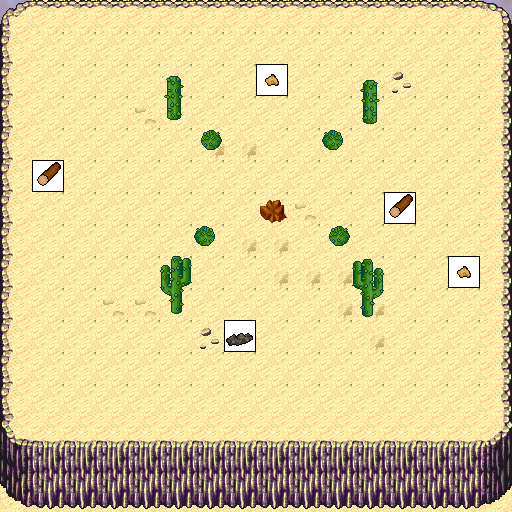

This is a level from a 2D game, rendered from its Tiled map with the project's own tilesets. A one-line summary and the map file follow, with tile-layer data summarised:
An orthogonal 16x16 tile map with 32x32 px tiles, 8 tile layers (0_floor, 1_terrain, 2_object, 3_roof, ...), 2 hidden layers not drawn, 31 tilesets.

<map version="1.0" orientation="orthogonal" renderorder="right-down" width="16" height="16" tilewidth="32" tileheight="32" nextobjectid="1">
 <tileset firstgid="1" name="sand_1" tilewidth="32" tileheight="32" tilecount="10" columns="2">
  <image source="../../tileset/ground/sand_1.png" width="64" height="160" />
 </tileset>
 <tileset firstgid="11" name="sand_2" tilewidth="32" tileheight="32" tilecount="15" columns="5">
  <image source="../../tileset/ground/sand_2.png" width="160" height="96" />
 </tileset>
 <tileset firstgid="26" name="sandy_rocks" tilewidth="32" tileheight="32" tilecount="15" columns="3">
  <image source="../../tileset/ground/rock/sandy_rocks.png" width="96" height="160" />
 </tileset>
 <tileset firstgid="41" name="collision" tilewidth="32" tileheight="32" tilecount="1" columns="1">
  <image source="../../tileset/logic/collision.png" width="32" height="32" />
 </tileset>
 <tileset firstgid="42" name="cactus" tilewidth="32" tileheight="32" tilecount="10" columns="5">
  <image source="../../tileset/plant/cactus_2.png" width="160" height="64" />
 </tileset>
 <tileset firstgid="52" name="palm_trees" tilewidth="32" tileheight="32" tilecount="40" columns="4">
  <image source="../../tileset/plant/tree/palm_trees.png" width="128" height="320" />
 </tileset>
 <tileset firstgid="92" name="grasses" tilewidth="32" tileheight="32" tilecount="6" columns="3">
  <image source="../../tileset/plant/grasses.png" width="96" height="64" />
 </tileset>
 <tileset firstgid="98" name="round_cactuses" tilewidth="32" tileheight="32" tilecount="20" columns="10">
  <image source="../../tileset/plant/round_cactuses.png" width="320" height="64" />
 </tileset>
 <tileset firstgid="118" name="star_plants" tilewidth="32" tileheight="32" tilecount="6" columns="2">
  <image source="../../tileset/plant/star_shaped_plants.png" width="64" height="96" />
 </tileset>
 <tileset firstgid="124" name="grass_edges" tilewidth="32" tileheight="32" tilecount="36" columns="12">
  <image source="../../tileset/ground/grass_edges.png" width="384" height="96" />
 </tileset>
 <tileset firstgid="160" name="ground" tilewidth="32" tileheight="32" tilecount="33" columns="3">
  <image source="../../tileset/ground/ground.png" width="96" height="352" />
 </tileset>
 <tileset firstgid="193" name="grass_corners" tilewidth="32" tileheight="32" tilecount="24" columns="6">
  <image source="../../tileset/ground/grass_corners.png" width="192" height="128" />
 </tileset>
 <tileset firstgid="217" name="bush_multicolored" tilewidth="32" tileheight="32" tilecount="6" columns="3">
  <image source="../../tileset/plant/bush/bush_mult_colored.png" width="96" height="64" />
 </tileset>
 <tileset firstgid="223" name="rocks" tilewidth="32" tileheight="32" tilecount="4" columns="2">
  <image source="../../tileset/ground/rock/rocks.png" width="64" height="64" />
 </tileset>
 <tileset firstgid="227" name="rocks_3" tilewidth="32" tileheight="32" tilecount="16" columns="4">
  <image source="../../tileset/ground/rock/rocks_3.png" width="128" height="128" />
 </tileset>
 <tileset firstgid="243" name="dead_tree_3" tilewidth="32" tileheight="32" tilecount="16" columns="4">
  <image source="../../tileset/plant/tree/dead_tree_3.png" width="128" height="128" />
 </tileset>
 <tileset firstgid="259" name="dead_tree_2" tilewidth="32" tileheight="32" tilecount="20" columns="4">
  <image source="../../tileset/plant/tree/dead_tree_2.png" width="128" height="160" />
 </tileset>
 <tileset firstgid="279" name="dead_tree_1" tilewidth="32" tileheight="32" tilecount="10" columns="2">
  <image source="../../tileset/plant/tree/dead_tree_1.png" width="64" height="160" />
 </tileset>
 <tileset firstgid="289" name="unbrella_thorn" tilewidth="32" tileheight="32" tilecount="18" columns="6">
  <image source="../../tileset/plant/tree/umbrella_thorn.png" width="192" height="96" />
 </tileset>
 <tileset firstgid="307" name="hollow_logs" tilewidth="32" tileheight="32" tilecount="6" columns="3">
  <image source="../../tileset/plant/stump/hollow_logs.png" width="96" height="64" />
 </tileset>
 <tileset firstgid="313" name="pool" tilewidth="32" tileheight="32" tilecount="72" columns="3">
  <image source="../../tileset/ground/water/pool.png" width="96" height="768" />
 </tileset>
 <tileset firstgid="385" name="tan_tent" tilewidth="32" tileheight="32" tilecount="25" columns="5">
  <image source="../../tileset/object/tan_tent.png" width="160" height="160" />
 </tileset>
 <tileset firstgid="410" name="firewood" tilewidth="32" tileheight="32" tilecount="6" columns="3">
  <image source="../../tileset/item/firewood.png" width="96" height="64" />
 </tileset>
 <tileset firstgid="416" name="campfires" tilewidth="32" tileheight="32" tilecount="2" columns="2">
  <image source="../../tileset/item/campfires.png" width="64" height="32" />
 </tileset>
 <tileset firstgid="418" name="mama" tilewidth="32" tileheight="32" tilecount="2" columns="2">
  <image source="../../tileset/logic/creature/mummy.png" width="64" height="32" />
 </tileset>
 <tileset firstgid="420" name="human_evil" tilewidth="32" tileheight="32" tilecount="10" columns="10">
  <image source="../../tileset/logic/creature/human_evil.png" width="320" height="32" />
 </tileset>
 <tileset firstgid="430" name="animal" tilewidth="32" tileheight="32" tilecount="30" columns="30">
  <image source="../../tileset/logic/creature/animal.png" width="960" height="32" />
 </tileset>
 <tileset firstgid="460" name="pol_mutanty" tilewidth="32" tileheight="32" tilecount="5" columns="5">
  <image source="../../tileset/logic/creature/pol_mutanty.png" width="160" height="32" />
 </tileset>
 <tileset firstgid="465" name="latarnia_blask" tilewidth="32" tileheight="32" tilecount="25" columns="5">
  <image source="../../tileset/pol/oswietlenie/latarnia_blask.png" width="160" height="160" />
 </tileset>
 <tileset firstgid="490" name="blueblur" tilewidth="32" tileheight="32" tilecount="1" columns="1">
  <image source="../../tileset/ground/blueblur.png" width="32" height="32" />
 </tileset>
 <tileset firstgid="491" name="resources" tilewidth="32" tileheight="32" tilecount="6" columns="6">
  <image source="../../tileset/logic/item/resources.png" width="192" height="32" />
 </tileset>
 <layer name="0_floor" width="16" height="16">
  <data>[256 cells, 256 non-empty, 6 distinct tile ids]</data>
 </layer>
 <layer name="1_terrain" width="16" height="16">
  <data>[256 cells, 85 non-empty, 20 distinct tile ids]</data>
 </layer>
 <layer name="2_object" width="16" height="16">
  <data>[256 cells, 0 non-empty, 0 distinct tile ids]</data>
 </layer>
 <layer name="3_roof" width="16" height="16">
  <data>[256 cells, 4 non-empty, 4 distinct tile ids]</data>
 </layer>
 <layer name="4_roof_add" width="16" height="16">
  <data>[256 cells, 0 non-empty, 0 distinct tile ids]</data>
 </layer>
 <layer name="objects" width="16" height="16">
  <data>[256 cells, 5 non-empty, 3 distinct tile ids]</data>
 </layer>
 <layer name="collision" width="16" height="16" visible="0">
  <data>[256 cells, 97 non-empty, 1 distinct tile ids]</data>
 </layer>
 <layer name="protection" width="16" height="16" visible="0">
  <data>[256 cells, 0 non-empty, 0 distinct tile ids]</data>
 </layer>
 <layer name="blend_ground" width="16" height="16" opacity="0.4">
  <data>[256 cells, 0 non-empty, 0 distinct tile ids]</data>
 </layer>
 <layer name="blend_roof" width="16" height="16" opacity="0.4">
  <data>[256 cells, 0 non-empty, 0 distinct tile ids]</data>
 </layer>
</map>
